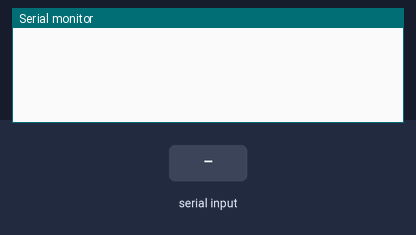
The sketch below on a simulated ESP32. Parts: the last lines printed to the serial monitor. Inputs (shaded band) come from the test bench. The modem accepts every AT command (registered, SIM ready, sends succeed) and sends nothing else.

Above: at 1.2 s.
1.3 s: "1\n" received over the second serial link
At 3.4 s:
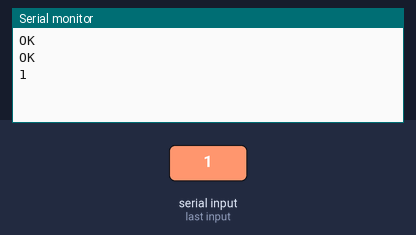
3.9 s: "0\n" received over the second serial link
At 5.4 s:
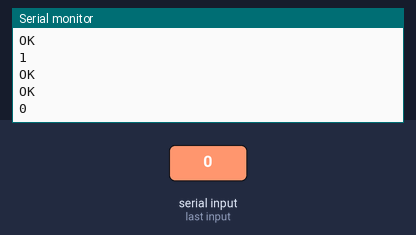

The sketch:

ESP32_RAK3172_satellite.ino
```cpp
#define RXD2 16
#define TXD2 17

int count = 0;
int period = 0;

void setup() {
Serial.begin(9600);
Serial2.begin(9600, SERIAL_8N1, RXD2, TXD2);
}
void loop() {
  switch(count)
  {
    case 0:
      Serial2.println("ATE");
      delay(200);
      count++;
      break;
    case 1:
      Serial2.println("AT+NWM=0");
      delay(200);
      count++;
      break;
    case 2:
      Serial2.println("AT+P2P=868000000:8:125:0:10:14");
      delay(200);
      count++;
      period = millis();
      break;
    case 3:
      Serial2.println("AT+PRECV=65534");
      delay(200);
      count++;
      break;

  }
//  if(count == 3){
//    if(millis()-period>6500){
//      period = millis();
//      Serial2.println("AT+PSEND=D02911");
//    }
//  }
  if (Serial.available())
  {
  Serial2.println(Serial.readStringUntil('/n'));
  }
  if (Serial2.available())
  {
  Serial.println(Serial2.readStringUntil('/n'));
  }
}
```

Measured:
- after the input at 1.3 s, the serial monitor: prints a new line after 1.1 s (image 1)
- after the input at 3.9 s, the serial monitor: prints a new line after 1.0 s (image 2)
